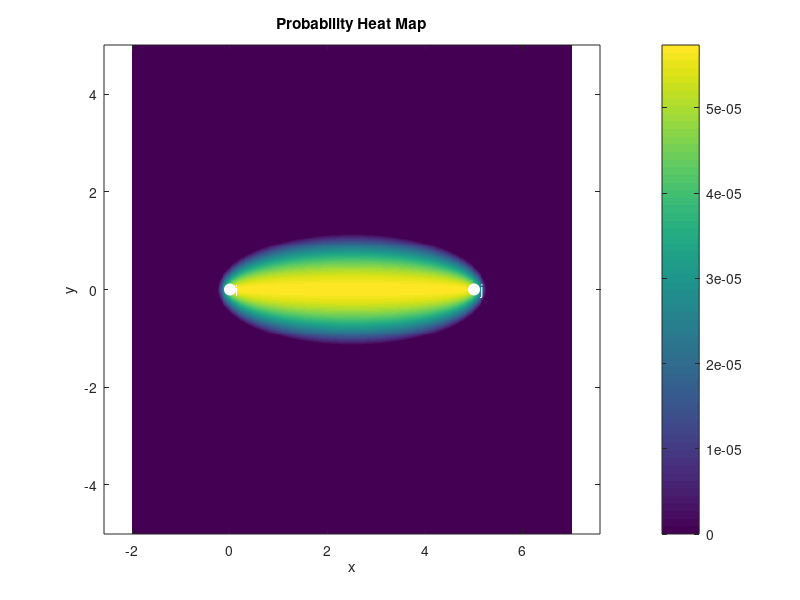
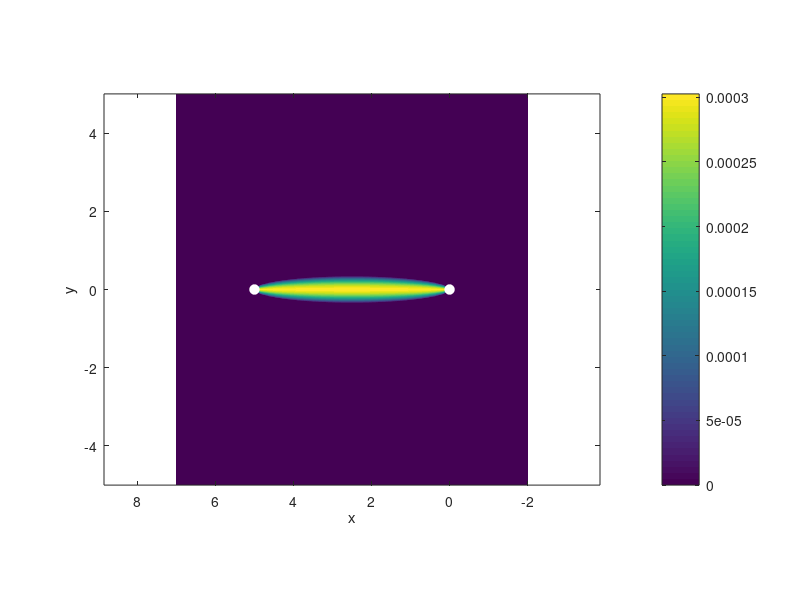

Write MATLAB code to recreate these figures, in order. (Note: this script raises an error after producing the figures.)
% =========================
% Input parameters
% =========================
xi = 0; yi = 0;      % Point i
xj = 5; yj = 0;      % Point j
beta = 1.1;          % Beta parameter

% =========================
% Grid definition
% =========================
xRange = linspace(-2, 7, 500);
yRange = linspace(-5, 5, 500);
[X, Y] = meshgrid(xRange, yRange);

% =========================
% Distance calculations
% =========================
di = sqrt((X - xi).^2 + (Y - yi).^2);
dj = sqrt((X - xj).^2 + (Y - yj).^2);
dij = sqrt((xi - xj)^2 + (yi - yj)^2);

% =========================
% R_ij(x,y)
% =========================
R = (di + dj) ./ dij;

% =========================
% s_ij(x,y)
% =========================
S = zeros(size(R));
mask = beta > R;
S(mask) = -(beta - R(mask)) ./ (1 - beta);

% =========================
% Normalize to probability
% =========================
S(S < 0) = 0;
P = S / sum(S(:));

% =========================
% Plot heat map
% =========================
figure;
imagesc(xRange, yRange, P);
set(gca, 'YDir', 'normal');
colorbar;
xlabel('x');
ylabel('y');
title('Probability Heat Map');
hold on;

% Plot reference points
plot(xi, yi, 'wo', 'MarkerFaceColor', 'w', 'MarkerSize', 8);
plot(xj, yj, 'wo', 'MarkerFaceColor', 'w', 'MarkerSize', 8);
text(xi, yi, '  i', 'Color', 'w');
text(xj, yj, '  j', 'Color', 'w');

axis equal tight;


% =========================
% Fixed parameters
% =========================
xi = 0; yi = 0;
xj = 5; yj = 0;

% Beta range for animation
betaValues = linspace(1.01, 2.5, 80);   % must be > 1

% =========================
% Grid
% =========================
xRange = linspace(-2, 7, 400);
yRange = linspace(-5, 5, 400);
[X, Y] = meshgrid(xRange, yRange);

% =========================
% Precompute distances
% =========================
di = sqrt((X - xi).^2 + (Y - yi).^2);
dj = sqrt((X - xj).^2 + (Y - yj).^2);
dij = sqrt((xi - xj)^2 + (yi - yj)^2);
R = (di + dj) ./ dij;

% =========================
% Figure setup
% =========================
figure;
hImg = imagesc(xRange, yRange, zeros(size(R)));
set(gca, 'YDir', 'normal');
set(gca, 'XDir', 'reverse');
axis equal tight;
colorbar;
xlabel('x');
ylabel('y');

hold on;
plot(xi, yi, 'wo', 'MarkerFaceColor', 'w', 'MarkerSize', 7);
plot(xj, yj, 'wo', 'MarkerFaceColor', 'w', 'MarkerSize', 7);

titleHandle = title('');

% =========================
% Animation loop
% =========================
for beta = betaValues

    % s_ij(x,y)
    S = zeros(size(R));
    mask = beta > R;
    S(mask) = -(beta - R(mask)) ./ (1 - beta);

    % Enforce non-negativity
    S(S < 0) = 0;

    % Normalize to probability
    if sum(S(:)) > 0
        P = S / sum(S(:));
    else
        P = S;
    end

    % Update heat map
    set(hImg, 'CData', P);
    titleHandle.String = sprintf('Probability Heat Map (\\beta = %.2f)', beta);

    drawnow;
end
